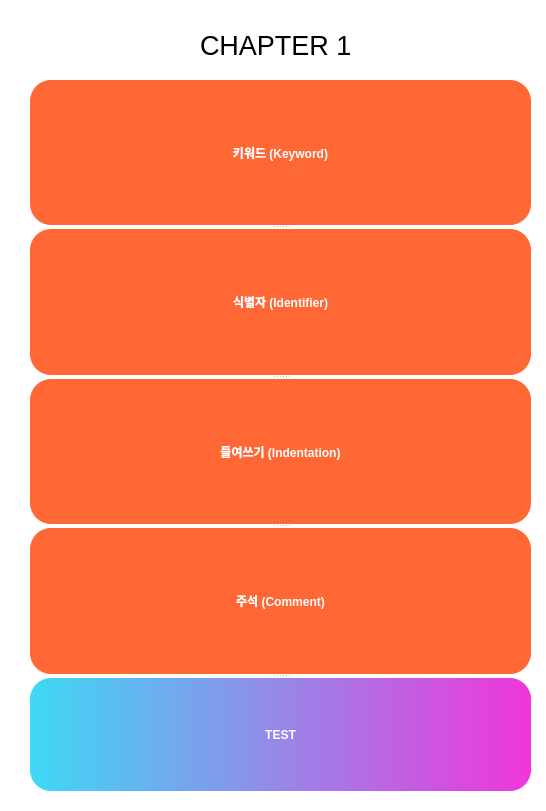
<?xml version="1.0" encoding="UTF-8"?>
<ui version="4.0">
 <class>NewWindow1</class>
 <widget class="QMainWindow" name="NewWindow1">
  <property name="geometry">
   <rect>
    <x>0</x>
    <y>0</y>
    <width>546</width>
    <height>811</height>
   </rect>
  </property>
  <property name="windowTitle">
   <string>MainWindow</string>
  </property>
  <property name="styleSheet">
   <string notr="true"/>
  </property>
  <widget class="QWidget" name="centralwidget">
   <property name="styleSheet">
    <string notr="true">background-color: rgb(255, 255, 255);</string>
   </property>
   <widget class="QStackedWidget" name="stackedWidget">
    <property name="geometry">
     <rect>
      <x>10</x>
      <y>10</y>
      <width>531</width>
      <height>811</height>
     </rect>
    </property>
    <property name="styleSheet">
     <string notr="true">QPushButton{
font: 75 10pt &quot;Microsoft YaHei UI&quot;;
font-weight: bold;
color: rgb(255, 255, 255);
background-color: qlineargradient(spread:pad, x1:0, y1:0, x2:1, y2:0, stop:0 rgb(61, 217, 245), stop:1 rgb(240, 53, 218));
border-style: solid;
border-radius:21px;
}background-color: rgb(255, 255, 255);</string>
    </property>
    <property name="currentIndex">
     <number>0</number>
    </property>
    <widget class="QWidget" name="page_1">
     <widget class="QLabel" name="label_2">
      <property name="geometry">
       <rect>
        <x>190</x>
        <y>20</y>
        <width>191</width>
        <height>31</height>
       </rect>
      </property>
      <property name="font">
       <font>
        <pointsize>20</pointsize>
       </font>
      </property>
      <property name="text">
       <string>CHAPTER 1</string>
      </property>
     </widget>
     <widget class="QSplitter" name="splitter_2">
      <property name="geometry">
       <rect>
        <x>20</x>
        <y>70</y>
        <width>501</width>
        <height>711</height>
       </rect>
      </property>
      <property name="orientation">
       <enum>Qt::Vertical</enum>
      </property>
      <widget class="QPushButton" name="chapter1_1">
       <property name="styleSheet">
        <string notr="true">QPushButton{
font: 75 20pt &quot;Microsoft YaHei UI&quot;;
font-weight: bold;
color: rgb(255, 255, 255);
	background-color: rgb(255, 103, 52);
border-style: solid;
border-radius:21px;
}</string>
       </property>
       <property name="text">
        <string>키워드 (Keyword)</string>
       </property>
      </widget>
      <widget class="QPushButton" name="chapter1_2">
       <property name="styleSheet">
        <string notr="true">QPushButton{
font: 75 20pt &quot;Microsoft YaHei UI&quot;;
font-weight: bold;
color: rgb(255, 255, 255);
	background-color: rgb(255, 103, 52);
border-style: solid;
border-radius:21px;
}</string>
       </property>
       <property name="text">
        <string>식별자 (Identifier)</string>
       </property>
      </widget>
      <widget class="QPushButton" name="chapter1_3">
       <property name="styleSheet">
        <string notr="true">QPushButton{
font: 75 20pt &quot;Microsoft YaHei UI&quot;;
font-weight: bold;
color: rgb(255, 255, 255);
	background-color: rgb(255, 103, 52);
border-style: solid;
border-radius:21px;
}</string>
       </property>
       <property name="text">
        <string>들여쓰기 (Indentation)</string>
       </property>
      </widget>
      <widget class="QPushButton" name="chapter1_4">
       <property name="styleSheet">
        <string notr="true">QPushButton{
font: 75 20pt &quot;Microsoft YaHei UI&quot;;
font-weight: bold;
color: rgb(255, 255, 255);
	background-color: rgb(255, 103, 52);
border-style: solid;
border-radius:21px;
}</string>
       </property>
       <property name="text">
        <string>주석 (Comment)</string>
       </property>
      </widget>
      <widget class="QPushButton" name="chapter1_test">
       <property name="styleSheet">
        <string notr="true">QPushButton{
font: 75 20pt &quot;Microsoft YaHei UI&quot;;
font-weight: bold;
color: rgb(255, 255, 255);
background-color: qlineargradient(spread:pad, x1:0, y1:0, x2:1, y2:0, stop:0 rgb(61, 217, 245), stop:1 rgb(240, 53, 218));
border-style: solid;
border-radius:21px;
}</string>
       </property>
       <property name="text">
        <string>TEST</string>
       </property>
      </widget>
     </widget>
    </widget>
    <widget class="QWidget" name="page_2">
     <widget class="QLabel" name="label2">
      <property name="geometry">
       <rect>
        <x>170</x>
        <y>30</y>
        <width>191</width>
        <height>31</height>
       </rect>
      </property>
      <property name="font">
       <font>
        <pointsize>20</pointsize>
       </font>
      </property>
      <property name="text">
       <string>CHAPTER 2</string>
      </property>
     </widget>
     <widget class="QSplitter" name="splitter">
      <property name="geometry">
       <rect>
        <x>10</x>
        <y>100</y>
        <width>511</width>
        <height>661</height>
       </rect>
      </property>
      <property name="orientation">
       <enum>Qt::Vertical</enum>
      </property>
      <widget class="QPushButton" name="chapter2_1">
       <property name="styleSheet">
        <string notr="true">QPushButton{
font: 75 30pt &quot;Microsoft YaHei UI&quot;;
font-weight: bold;
color: rgb(255, 255, 255);
	background-color: rgb(255, 103, 52);
border-style: solid;
border-radius:21px;
}</string>
       </property>
       <property name="text">
        <string>변수 선언과 할당</string>
       </property>
      </widget>
      <widget class="QPushButton" name="chapter2_2">
       <property name="styleSheet">
        <string notr="true">QPushButton{
font: 75 30pt &quot;Microsoft YaHei UI&quot;;
font-weight: bold;
color: rgb(255, 255, 255);
	background-color: rgb(255, 103, 52);
border-style: solid;
border-radius:21px;
}</string>
       </property>
       <property name="text">
        <string>변수 이름 정하기</string>
       </property>
      </widget>
      <widget class="QPushButton" name="chapter2_test">
       <property name="styleSheet">
        <string notr="true">QPushButton{
font: 75 30pt &quot;Microsoft YaHei UI&quot;;
font-weight: bold;
color: rgb(255, 255, 255);
background-color: qlineargradient(spread:pad, x1:0, y1:0, x2:1, y2:0, stop:0 rgb(61, 217, 245), stop:1 rgb(240, 53, 218));
border-style: solid;
border-radius:21px;
}</string>
       </property>
       <property name="text">
        <string>TEST</string>
       </property>
      </widget>
     </widget>
    </widget>
    <widget class="QWidget" name="page_3">
     <widget class="QLabel" name="label3">
      <property name="geometry">
       <rect>
        <x>180</x>
        <y>20</y>
        <width>191</width>
        <height>31</height>
       </rect>
      </property>
      <property name="font">
       <font>
        <pointsize>20</pointsize>
       </font>
      </property>
      <property name="text">
       <string>CHAPTER 3</string>
      </property>
     </widget>
     <widget class="QSplitter" name="splitter_4">
      <property name="geometry">
       <rect>
        <x>30</x>
        <y>70</y>
        <width>471</width>
        <height>701</height>
       </rect>
      </property>
      <property name="orientation">
       <enum>Qt::Vertical</enum>
      </property>
      <widget class="QPushButton" name="chapter3_1">
       <property name="styleSheet">
        <string notr="true">QPushButton{
font: 75 30pt &quot;Microsoft YaHei UI&quot;;
font-weight: bold;
color: rgb(255, 255, 255);
	background-color: rgb(255, 173, 90);
border-style: solid;
border-radius:21px;
}</string>
       </property>
       <property name="text">
        <string>연산자 </string>
       </property>
      </widget>
      <widget class="QPushButton" name="chapter3_test">
       <property name="styleSheet">
        <string notr="true">QPushButton{
font: 75 30pt &quot;Microsoft YaHei UI&quot;;
font-weight: bold;
color: rgb(255, 255, 255);
background-color: qlineargradient(spread:pad, x1:0, y1:0, x2:1, y2:0, stop:0 rgb(61, 217, 245), stop:1 rgb(240, 53, 218));
border-style: solid;
border-radius:21px;
}</string>
       </property>
       <property name="text">
        <string>TEST</string>
       </property>
      </widget>
     </widget>
    </widget>
    <widget class="QWidget" name="page_4">
     <widget class="QLabel" name="label4">
      <property name="geometry">
       <rect>
        <x>180</x>
        <y>20</y>
        <width>191</width>
        <height>31</height>
       </rect>
      </property>
      <property name="font">
       <font>
        <pointsize>20</pointsize>
       </font>
      </property>
      <property name="text">
       <string>CHAPTER 4</string>
      </property>
     </widget>
     <widget class="QSplitter" name="splitter_5">
      <property name="geometry">
       <rect>
        <x>20</x>
        <y>75</y>
        <width>491</width>
        <height>691</height>
       </rect>
      </property>
      <property name="orientation">
       <enum>Qt::Vertical</enum>
      </property>
      <widget class="QPushButton" name="chapter4_1">
       <property name="styleSheet">
        <string notr="true">QPushButton{
font: 75 20pt &quot;Microsoft YaHei UI&quot;;
font-weight: bold;
color: rgb(255, 255, 255);
	background-color: rgb(255, 173, 90);
border-style: solid;
border-radius:21px;
}</string>
       </property>
       <property name="text">
        <string>리스트 기초</string>
       </property>
      </widget>
      <widget class="QPushButton" name="chapter4_2">
       <property name="styleSheet">
        <string notr="true">QPushButton{
font: 75 20pt &quot;Microsoft YaHei UI&quot;;
font-weight: bold;
color: rgb(255, 255, 255);
	background-color: rgb(255, 173, 90);
border-style: solid;
border-radius:21px;
}</string>
       </property>
       <property name="text">
        <string>리스트 정렬</string>
       </property>
      </widget>
      <widget class="QPushButton" name="chapter4_3">
       <property name="styleSheet">
        <string notr="true">QPushButton{
font: 75 20pt &quot;Microsoft YaHei UI&quot;;
font-weight: bold;
color: rgb(255, 255, 255);
	background-color: rgb(255, 173, 90);
border-style: solid;
border-radius:21px;
}</string>
       </property>
       <property name="text">
        <string>리스트 슬라이싱</string>
       </property>
      </widget>
      <widget class="QPushButton" name="chapter4_4">
       <property name="styleSheet">
        <string notr="true">QPushButton{
font: 75 20pt &quot;Microsoft YaHei UI&quot;;
font-weight: bold;
color: rgb(255, 255, 255);
	background-color: rgb(255, 173, 90);
border-style: solid;
border-radius:21px;
}</string>
       </property>
       <property name="text">
        <string>리스트 컴프리헨션</string>
       </property>
      </widget>
      <widget class="QPushButton" name="chapter4_5">
       <property name="styleSheet">
        <string notr="true">QPushButton{
font: 75 20pt &quot;Microsoft YaHei UI&quot;;
font-weight: bold;
color: rgb(255, 255, 255);
	background-color: rgb(255, 173, 90);
border-style: solid;
border-radius:21px;
}</string>
       </property>
       <property name="text">
        <string>리스트 메서드</string>
       </property>
      </widget>
      <widget class="QPushButton" name="chapter4_test">
       <property name="styleSheet">
        <string notr="true">QPushButton{
font: 75 20pt &quot;Microsoft YaHei UI&quot;;
font-weight: bold;
color: rgb(255, 255, 255);
background-color: qlineargradient(spread:pad, x1:0, y1:0, x2:1, y2:0, stop:0 rgb(61, 217, 245), stop:1 rgb(240, 53, 218));
border-style: solid;
border-radius:21px;
}</string>
       </property>
       <property name="text">
        <string>TEST</string>
       </property>
      </widget>
     </widget>
    </widget>
    <widget class="QWidget" name="page_5">
     <widget class="QLabel" name="label5">
      <property name="geometry">
       <rect>
        <x>170</x>
        <y>20</y>
        <width>191</width>
        <height>31</height>
       </rect>
      </property>
      <property name="font">
       <font>
        <pointsize>20</pointsize>
       </font>
      </property>
      <property name="text">
       <string>CHAPTER 5</string>
      </property>
     </widget>
     <widget class="QSplitter" name="splitter_6">
      <property name="geometry">
       <rect>
        <x>10</x>
        <y>70</y>
        <width>511</width>
        <height>711</height>
       </rect>
      </property>
      <property name="orientation">
       <enum>Qt::Vertical</enum>
      </property>
      <widget class="QPushButton" name="chapter5_1">
       <property name="styleSheet">
        <string notr="true">QPushButton{
font: 75 30pt &quot;Microsoft YaHei UI&quot;;
font-weight: bold;
	color: rgb(56, 56, 56);
	background-color: rgb(255, 234, 5);
border-style: solid;
border-radius:21px;
}</string>
       </property>
       <property name="text">
        <string>튜플 </string>
       </property>
      </widget>
      <widget class="QPushButton" name="chapter5_test">
       <property name="styleSheet">
        <string notr="true">QPushButton{
font: 75 30pt &quot;Microsoft YaHei UI&quot;;
font-weight: bold;
color: rgb(255, 255, 255);
background-color: qlineargradient(spread:pad, x1:0, y1:0, x2:1, y2:0, stop:0 rgb(61, 217, 245), stop:1 rgb(240, 53, 218));
border-style: solid;
border-radius:21px;
}</string>
       </property>
       <property name="text">
        <string>TEST</string>
       </property>
      </widget>
     </widget>
    </widget>
    <widget class="QWidget" name="page_6">
     <widget class="QLabel" name="label6">
      <property name="geometry">
       <rect>
        <x>180</x>
        <y>20</y>
        <width>191</width>
        <height>31</height>
       </rect>
      </property>
      <property name="font">
       <font>
        <pointsize>20</pointsize>
       </font>
      </property>
      <property name="text">
       <string>CHAPTER 6</string>
      </property>
     </widget>
     <widget class="QSplitter" name="splitter_7">
      <property name="geometry">
       <rect>
        <x>10</x>
        <y>70</y>
        <width>511</width>
        <height>711</height>
       </rect>
      </property>
      <property name="orientation">
       <enum>Qt::Vertical</enum>
      </property>
      <widget class="QPushButton" name="chapter6_1">
       <property name="styleSheet">
        <string notr="true">QPushButton{
font: 75 25pt &quot;Microsoft YaHei UI&quot;;
font-weight: bold;
	color: rgb(56, 56, 56);
	background-color: rgb(255, 234, 5);
border-style: solid;
border-radius:21px;
}</string>
       </property>
       <property name="text">
        <string>문자열</string>
       </property>
      </widget>
      <widget class="QPushButton" name="chapter6_2">
       <property name="styleSheet">
        <string notr="true">QPushButton{
font: 75 25pt &quot;Microsoft YaHei UI&quot;;
font-weight: bold;
	color: rgb(56, 56, 56);
	background-color: rgb(255, 234, 5);
border-style: solid;
border-radius:21px;
}</string>
       </property>
       <property name="text">
        <string>문자열 메서드</string>
       </property>
      </widget>
      <widget class="QPushButton" name="chapter6_3">
       <property name="styleSheet">
        <string notr="true">QPushButton{
font: 75 25pt &quot;Microsoft YaHei UI&quot;;
font-weight: bold;
	color: rgb(56, 56, 56);
	background-color: rgb(255, 234, 5);
border-style: solid;
border-radius:21px;
}</string>
       </property>
       <property name="text">
        <string>문자열 메서드 2</string>
       </property>
      </widget>
      <widget class="QPushButton" name="chapter6_test">
       <property name="styleSheet">
        <string notr="true">QPushButton{
font: 75 25pt &quot;Microsoft YaHei UI&quot;;
font-weight: bold;
color: rgb(255, 255, 255);
background-color: qlineargradient(spread:pad, x1:0, y1:0, x2:1, y2:0, stop:0 rgb(61, 217, 245), stop:1 rgb(240, 53, 218));
border-style: solid;
border-radius:21px;
}</string>
       </property>
       <property name="text">
        <string>TEST</string>
       </property>
      </widget>
     </widget>
    </widget>
    <widget class="QWidget" name="page_7">
     <widget class="QLabel" name="label7">
      <property name="geometry">
       <rect>
        <x>180</x>
        <y>20</y>
        <width>191</width>
        <height>31</height>
       </rect>
      </property>
      <property name="font">
       <font>
        <pointsize>20</pointsize>
       </font>
      </property>
      <property name="text">
       <string>CHAPTER 7</string>
      </property>
     </widget>
     <widget class="QSplitter" name="splitter_8">
      <property name="geometry">
       <rect>
        <x>10</x>
        <y>70</y>
        <width>511</width>
        <height>711</height>
       </rect>
      </property>
      <property name="orientation">
       <enum>Qt::Vertical</enum>
      </property>
      <widget class="QPushButton" name="chapter7_1">
       <property name="styleSheet">
        <string notr="true">QPushButton{
font: 75 25pt &quot;Microsoft YaHei UI&quot;;
font-weight: bold;
	color: rgb(0, 0, 0);
	background-color: rgb(135, 255, 7);
border-style: solid;
border-radius:21px;
}</string>
       </property>
       <property name="text">
        <string>집합 </string>
       </property>
      </widget>
      <widget class="QPushButton" name="chapter7_2">
       <property name="styleSheet">
        <string notr="true">QPushButton{
font: 75 25pt &quot;Microsoft YaHei UI&quot;;
font-weight: bold;
	color: rgb(0, 0, 0);
	background-color: rgb(135, 255, 7);
border-style: solid;
border-radius:21px;
}</string>
       </property>
       <property name="text">
        <string>집합 값 삭제하기</string>
       </property>
      </widget>
      <widget class="QPushButton" name="chapter7_test">
       <property name="styleSheet">
        <string notr="true">QPushButton{
font: 75 25pt &quot;Microsoft YaHei UI&quot;;
font-weight: bold;
color: rgb(255, 255, 255);
background-color: qlineargradient(spread:pad, x1:0, y1:0, x2:1, y2:0, stop:0 rgb(61, 217, 245), stop:1 rgb(240, 53, 218));
border-style: solid;
border-radius:21px;
}</string>
       </property>
       <property name="text">
        <string>TEST</string>
       </property>
      </widget>
     </widget>
    </widget>
    <widget class="QWidget" name="page_8">
     <widget class="QLabel" name="label8">
      <property name="geometry">
       <rect>
        <x>180</x>
        <y>20</y>
        <width>191</width>
        <height>31</height>
       </rect>
      </property>
      <property name="font">
       <font>
        <pointsize>20</pointsize>
       </font>
      </property>
      <property name="text">
       <string>CHAPTER 8</string>
      </property>
     </widget>
     <widget class="QSplitter" name="splitter_14">
      <property name="geometry">
       <rect>
        <x>10</x>
        <y>80</y>
        <width>511</width>
        <height>691</height>
       </rect>
      </property>
      <property name="orientation">
       <enum>Qt::Vertical</enum>
      </property>
      <widget class="QPushButton" name="chapter8_1">
       <property name="styleSheet">
        <string notr="true">QPushButton{
font: 75 20pt &quot;Microsoft YaHei UI&quot;;
font-weight: bold;
	color: rgb(0, 0, 0);
	background-color: rgb(135, 255, 7);
border-style: solid;
border-radius:21px;
}</string>
       </property>
       <property name="text">
        <string>딕셔너리</string>
       </property>
      </widget>
      <widget class="QPushButton" name="chapter8_2">
       <property name="styleSheet">
        <string notr="true">QPushButton{
font: 75 18pt &quot;Microsoft YaHei UI&quot;;
font-weight: bold;
	color: rgb(0, 0, 0);
	background-color: rgb(135, 255, 7);
border-style: solid;
border-radius:21px;
}</string>
       </property>
       <property name="text">
        <string>딕셔너리 아이템 추가 및 삭제하기</string>
       </property>
      </widget>
      <widget class="QPushButton" name="chapter8_3">
       <property name="styleSheet">
        <string notr="true">QPushButton{
font: 75 20pt &quot;Microsoft YaHei UI&quot;;
font-weight: bold;
	color: rgb(0, 0, 0);
	background-color: rgb(135, 255, 7);
border-style: solid;
border-radius:21px;
}</string>
       </property>
       <property name="text">
        <string>딕셔너리 루프와 메서드</string>
       </property>
      </widget>
      <widget class="QPushButton" name="chapter8_test">
       <property name="styleSheet">
        <string notr="true">QPushButton{
font: 75 20pt &quot;Microsoft YaHei UI&quot;;
font-weight: bold;
color: rgb(255, 255, 255);
background-color: qlineargradient(spread:pad, x1:0, y1:0, x2:1, y2:0, stop:0 rgb(61, 217, 245), stop:1 rgb(240, 53, 218));
border-style: solid;
border-radius:21px;
}</string>
       </property>
       <property name="text">
        <string>TEST</string>
       </property>
      </widget>
     </widget>
    </widget>
    <widget class="QWidget" name="page_9">
     <widget class="QLabel" name="label9">
      <property name="geometry">
       <rect>
        <x>180</x>
        <y>10</y>
        <width>191</width>
        <height>31</height>
       </rect>
      </property>
      <property name="font">
       <font>
        <pointsize>20</pointsize>
       </font>
      </property>
      <property name="text">
       <string>CHAPTER 9</string>
      </property>
     </widget>
     <widget class="QSplitter" name="splitter_15">
      <property name="geometry">
       <rect>
        <x>10</x>
        <y>58</y>
        <width>511</width>
        <height>721</height>
       </rect>
      </property>
      <property name="orientation">
       <enum>Qt::Vertical</enum>
      </property>
      <widget class="QPushButton" name="chapter9_1">
       <property name="styleSheet">
        <string notr="true">QPushButton{
font: 75 20pt &quot;Microsoft YaHei UI&quot;;
font-weight: bold;
	color: rgb(6, 6, 6);
	background-color: rgb(0, 255, 191);
border-style: solid;
border-radius:21px;
}</string>
       </property>
       <property name="text">
        <string>if 문</string>
       </property>
      </widget>
      <widget class="QPushButton" name="chapter9_2">
       <property name="styleSheet">
        <string notr="true">QPushButton{
font: 75 20pt &quot;Microsoft YaHei UI&quot;;
font-weight: bold;
	color: rgb(6, 6, 6);
	background-color: rgb(0, 255, 191);
border-style: solid;
border-radius:21px;
}</string>
       </property>
       <property name="text">
        <string>for 문/while문</string>
       </property>
      </widget>
      <widget class="QPushButton" name="chapter9_3">
       <property name="styleSheet">
        <string notr="true">QPushButton{
font: 75 15pt &quot;Microsoft YaHei UI&quot;;
font-weight: bold;
	color: rgb(6, 6, 6);
	background-color: rgb(0, 255, 191);
border-style: solid;
border-radius:21px;
}</string>
       </property>
       <property name="text">
        <string>break 문 / continue 문/pass 문</string>
       </property>
      </widget>
      <widget class="QPushButton" name="chapter9_test">
       <property name="styleSheet">
        <string notr="true">QPushButton{
font: 75 20pt &quot;Microsoft YaHei UI&quot;;
font-weight: bold;
color: rgb(255, 255, 255);
background-color: qlineargradient(spread:pad, x1:0, y1:0, x2:1, y2:0, stop:0 rgb(61, 217, 245), stop:1 rgb(240, 53, 218));
border-style: solid;
border-radius:21px;
}</string>
       </property>
       <property name="text">
        <string>TEST</string>
       </property>
      </widget>
     </widget>
    </widget>
    <widget class="QWidget" name="page_10">
     <widget class="QLabel" name="label9_12">
      <property name="geometry">
       <rect>
        <x>170</x>
        <y>30</y>
        <width>211</width>
        <height>31</height>
       </rect>
      </property>
      <property name="font">
       <font>
        <pointsize>20</pointsize>
       </font>
      </property>
      <property name="text">
       <string>CHAPTER 10</string>
      </property>
     </widget>
     <widget class="QSplitter" name="splitter_16">
      <property name="geometry">
       <rect>
        <x>10</x>
        <y>70</y>
        <width>511</width>
        <height>711</height>
       </rect>
      </property>
      <property name="orientation">
       <enum>Qt::Vertical</enum>
      </property>
      <widget class="QPushButton" name="chapter10_1">
       <property name="styleSheet">
        <string notr="true">QPushButton{
font: 75 25pt &quot;Microsoft YaHei UI&quot;;
font-weight: bold;
	color: rgb(6, 6, 6);
	background-color: rgb(0, 255, 191);
border-style: solid;
border-radius:21px;
}</string>
       </property>
       <property name="text">
        <string>함수 / 매개변수</string>
       </property>
      </widget>
      <widget class="QPushButton" name="chapter10_2">
       <property name="styleSheet">
        <string notr="true">QPushButton{
font: 75 25pt &quot;Microsoft YaHei UI&quot;;
font-weight: bold;
	color: rgb(6, 6, 6);
	background-color: rgb(0, 255, 191);
border-style: solid;
border-radius:21px;
}</string>
       </property>
       <property name="text">
        <string>키워드인자</string>
       </property>
      </widget>
      <widget class="QPushButton" name="chapter10_test">
       <property name="styleSheet">
        <string notr="true">QPushButton{
font: 75 25pt &quot;Microsoft YaHei UI&quot;;
font-weight: bold;
color: rgb(255, 255, 255);
background-color: qlineargradient(spread:pad, x1:0, y1:0, x2:1, y2:0, stop:0 rgb(61, 217, 245), stop:1 rgb(240, 53, 218));
border-style: solid;
border-radius:21px;
}</string>
       </property>
       <property name="text">
        <string>TEST</string>
       </property>
      </widget>
     </widget>
    </widget>
    <widget class="QWidget" name="page_11">
     <widget class="QLabel" name="label9_13">
      <property name="geometry">
       <rect>
        <x>170</x>
        <y>40</y>
        <width>221</width>
        <height>31</height>
       </rect>
      </property>
      <property name="font">
       <font>
        <pointsize>20</pointsize>
       </font>
      </property>
      <property name="text">
       <string>CHAPTER 11</string>
      </property>
     </widget>
     <widget class="QSplitter" name="splitter_27">
      <property name="geometry">
       <rect>
        <x>10</x>
        <y>100</y>
        <width>511</width>
        <height>681</height>
       </rect>
      </property>
      <property name="orientation">
       <enum>Qt::Vertical</enum>
      </property>
      <widget class="QPushButton" name="chapter11_1">
       <property name="styleSheet">
        <string notr="true">QPushButton{
font: 75 25pt &quot;Microsoft YaHei UI&quot;;
font-weight: bold;
	color: rgb(255, 255, 255);
	background-color: rgb(8, 201, 255);

border-style: solid;
border-radius:21px;
}</string>
       </property>
       <property name="text">
        <string>클래스 기초</string>
       </property>
      </widget>
      <widget class="QPushButton" name="chapter11_2">
       <property name="styleSheet">
        <string notr="true">QPushButton{
font: 75 25pt &quot;Microsoft YaHei UI&quot;;
font-weight: bold;
	color: rgb(255, 255, 255);
	background-color: rgb(8, 201, 255);

border-style: solid;
border-radius:21px;
}</string>
       </property>
       <property name="text">
        <string>클래스 속성 다루기</string>
       </property>
      </widget>
      <widget class="QPushButton" name="chapter11_3">
       <property name="styleSheet">
        <string notr="true">QPushButton{
font: 75 25pt &quot;Microsoft YaHei UI&quot;;
font-weight: bold;
	color: rgb(255, 255, 255);
	background-color: rgb(8, 201, 255);

border-style: solid;
border-radius:21px;
}</string>
       </property>
       <property name="text">
        <string>클래스 상속</string>
       </property>
      </widget>
      <widget class="QPushButton" name="chapter11_test">
       <property name="styleSheet">
        <string notr="true">QPushButton{
font: 75 25pt &quot;Microsoft YaHei UI&quot;;
font-weight: bold;
color: rgb(255, 255, 255);
background-color: qlineargradient(spread:pad, x1:0, y1:0, x2:1, y2:0, stop:0 rgb(61, 217, 245), stop:1 rgb(240, 53, 218));
border-style: solid;
border-radius:21px;
}</string>
       </property>
       <property name="text">
        <string>TEST</string>
       </property>
      </widget>
     </widget>
    </widget>
    <widget class="QWidget" name="page_12">
     <widget class="QLabel" name="label9_14">
      <property name="geometry">
       <rect>
        <x>170</x>
        <y>30</y>
        <width>211</width>
        <height>31</height>
       </rect>
      </property>
      <property name="font">
       <font>
        <pointsize>20</pointsize>
       </font>
      </property>
      <property name="text">
       <string>CHAPTER 12</string>
      </property>
     </widget>
     <widget class="QSplitter" name="splitter_28">
      <property name="geometry">
       <rect>
        <x>10</x>
        <y>100</y>
        <width>511</width>
        <height>691</height>
       </rect>
      </property>
      <property name="orientation">
       <enum>Qt::Vertical</enum>
      </property>
      <widget class="QPushButton" name="chapter12_1">
       <property name="styleSheet">
        <string notr="true">QPushButton{
font: 75 25pt &quot;Microsoft YaHei UI&quot;;
font-weight: bold;
	color: rgb(255, 255, 255);
	background-color: rgb(8, 201, 255);

border-style: solid;
border-radius:21px;
}</string>
       </property>
       <property name="text">
        <string>파이썬 내장함수 1</string>
       </property>
      </widget>
      <widget class="QPushButton" name="chapter12_2">
       <property name="styleSheet">
        <string notr="true">QPushButton{
font: 75 25pt &quot;Microsoft YaHei UI&quot;;
font-weight: bold;
	color: rgb(255, 255, 255);
	background-color: rgb(8, 201, 255);

border-style: solid;
border-radius:21px;
}</string>
       </property>
       <property name="text">
        <string>파이썬 내장함수 2</string>
       </property>
      </widget>
      <widget class="QPushButton" name="chapter12_test">
       <property name="styleSheet">
        <string notr="true">QPushButton{
font: 75 25pt &quot;Microsoft YaHei UI&quot;;
font-weight: bold;
color: rgb(255, 255, 255);
background-color: qlineargradient(spread:pad, x1:0, y1:0, x2:1, y2:0, stop:0 rgb(61, 217, 245), stop:1 rgb(240, 53, 218));
border-style: solid;
border-radius:21px;
}</string>
       </property>
       <property name="text">
        <string>TEST</string>
       </property>
      </widget>
     </widget>
    </widget>
    <widget class="QWidget" name="page_13">
     <widget class="QLabel" name="label9_15">
      <property name="geometry">
       <rect>
        <x>180</x>
        <y>30</y>
        <width>201</width>
        <height>31</height>
       </rect>
      </property>
      <property name="font">
       <font>
        <pointsize>20</pointsize>
       </font>
      </property>
      <property name="text">
       <string>CHAPTER 13</string>
      </property>
     </widget>
     <widget class="QSplitter" name="splitter_29">
      <property name="geometry">
       <rect>
        <x>8</x>
        <y>80</y>
        <width>511</width>
        <height>701</height>
       </rect>
      </property>
      <property name="orientation">
       <enum>Qt::Vertical</enum>
      </property>
      <widget class="QPushButton" name="chapter13_1">
       <property name="styleSheet">
        <string notr="true">QPushButton{
font: 75 20pt &quot;Microsoft YaHei UI&quot;;
font-weight: bold;
	color: rgb(255, 255, 255);
	background-color: rgb(217, 0, 255);

border-style: solid;
border-radius:21px;
}</string>
       </property>
       <property name="text">
        <string>Python 키워드 (Keyword)1</string>
       </property>
      </widget>
      <widget class="QPushButton" name="chapter13_2">
       <property name="styleSheet">
        <string notr="true">QPushButton{
font: 75 20pt &quot;Microsoft YaHei UI&quot;;
font-weight: bold;
	color: rgb(255, 255, 255);
	background-color: rgb(217, 0, 255);

border-style: solid;
border-radius:21px;
}</string>
       </property>
       <property name="text">
        <string>Python 키워드 (Keyword) 2</string>
       </property>
      </widget>
      <widget class="QPushButton" name="chapter13_3">
       <property name="styleSheet">
        <string notr="true">QPushButton{
font: 75 20pt &quot;Microsoft YaHei UI&quot;;
font-weight: bold;
	color: rgb(255, 255, 255);
	background-color: rgb(217, 0, 255);

border-style: solid;
border-radius:21px;
}</string>
       </property>
       <property name="text">
        <string>Python 키워드 (Keyword) 3</string>
       </property>
      </widget>
      <widget class="QPushButton" name="chapter13_test">
       <property name="styleSheet">
        <string notr="true">QPushButton{
font: 75 20pt &quot;Microsoft YaHei UI&quot;;
font-weight: bold;
color: rgb(255, 255, 255);
background-color: qlineargradient(spread:pad, x1:0, y1:0, x2:1, y2:0, stop:0 rgb(61, 217, 245), stop:1 rgb(240, 53, 218));
border-style: solid;
border-radius:21px;
}</string>
       </property>
       <property name="text">
        <string>TEST</string>
       </property>
      </widget>
     </widget>
    </widget>
    <widget class="QWidget" name="page_14">
     <widget class="QLabel" name="label9_16">
      <property name="geometry">
       <rect>
        <x>180</x>
        <y>20</y>
        <width>211</width>
        <height>31</height>
       </rect>
      </property>
      <property name="font">
       <font>
        <pointsize>20</pointsize>
       </font>
      </property>
      <property name="text">
       <string>CHAPTER 14</string>
      </property>
     </widget>
     <widget class="QSplitter" name="splitter_30">
      <property name="geometry">
       <rect>
        <x>5</x>
        <y>78</y>
        <width>521</width>
        <height>711</height>
       </rect>
      </property>
      <property name="orientation">
       <enum>Qt::Vertical</enum>
      </property>
      <widget class="QPushButton" name="chapter14_1">
       <property name="styleSheet">
        <string notr="true">QPushButton{
font: 75 20pt &quot;Microsoft YaHei UI&quot;;
font-weight: bold;
	color: rgb(255, 255, 255);
	background-color: rgb(217, 0, 255);

border-style: solid;
border-radius:21px;
}</string>
       </property>
       <property name="text">
        <string>Python 파일 다루기 </string>
       </property>
      </widget>
      <widget class="QPushButton" name="chapter14_2">
       <property name="styleSheet">
        <string notr="true">QPushButton{
font: 75 20pt &quot;Microsoft YaHei UI&quot;;
font-weight: bold;
	color: rgb(255, 255, 255);
	background-color: rgb(217, 0, 255);

border-style: solid;
border-radius:21px;
}</string>
       </property>
       <property name="text">
        <string>Python 파일 다루기 2</string>
       </property>
      </widget>
      <widget class="QPushButton" name="chapter14_test">
       <property name="styleSheet">
        <string notr="true">QPushButton{
font: 75 20pt &quot;Microsoft YaHei UI&quot;;
font-weight: bold;
color: rgb(255, 255, 255);
background-color: qlineargradient(spread:pad, x1:0, y1:0, x2:1, y2:0, stop:0 rgb(61, 217, 245), stop:1 rgb(240, 53, 218));
border-style: solid;
border-radius:21px;
}</string>
       </property>
       <property name="text">
        <string>TEST</string>
       </property>
      </widget>
     </widget>
    </widget>
   </widget>
  </widget>
 </widget>
 <resources/>
 <connections/>
</ui>
